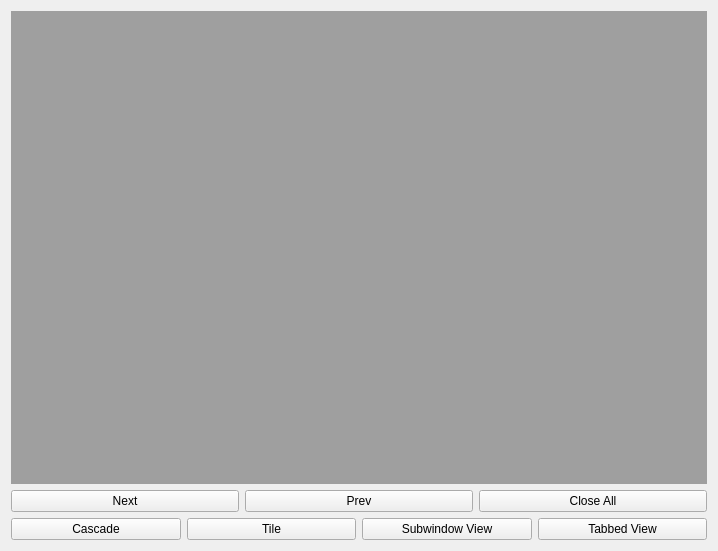
<?xml version="1.0" encoding="UTF-8"?>
<ui version="4.0">
 <class>Form</class>
 <widget class="QWidget" name="Form">
  <property name="geometry">
   <rect>
    <x>0</x>
    <y>0</y>
    <width>718</width>
    <height>551</height>
   </rect>
  </property>
  <property name="windowTitle">
   <string>Form</string>
  </property>
  <layout class="QGridLayout" name="gridLayout">
   <item row="0" column="0" colspan="3">
    <widget class="QMdiArea" name="mdiArea">
     <widget class="QWidget" name="subwindow">
      <property name="windowTitle">
       <string>Subwindow</string>
      </property>
     </widget>
    </widget>
   </item>
   <item row="1" column="0">
    <widget class="QPushButton" name="btnNext">
     <property name="text">
      <string>Next</string>
     </property>
    </widget>
   </item>
   <item row="1" column="1">
    <widget class="QPushButton" name="btnPrev">
     <property name="text">
      <string>Prev</string>
     </property>
    </widget>
   </item>
   <item row="1" column="2">
    <widget class="QPushButton" name="btnCloseAll">
     <property name="text">
      <string>Close All</string>
     </property>
    </widget>
   </item>
   <item row="2" column="0" colspan="3">
    <layout class="QHBoxLayout" name="horizontalLayout">
     <item>
      <widget class="QPushButton" name="btnCascade">
       <property name="text">
        <string>Cascade</string>
       </property>
      </widget>
     </item>
     <item>
      <widget class="QPushButton" name="btnTile">
       <property name="text">
        <string>Tile</string>
       </property>
      </widget>
     </item>
     <item>
      <widget class="QPushButton" name="btnSubWinView">
       <property name="text">
        <string>Subwindow View</string>
       </property>
      </widget>
     </item>
     <item>
      <widget class="QPushButton" name="btnTabView">
       <property name="text">
        <string>Tabbed View</string>
       </property>
      </widget>
     </item>
    </layout>
   </item>
  </layout>
 </widget>
 <resources/>
 <connections/>
</ui>
